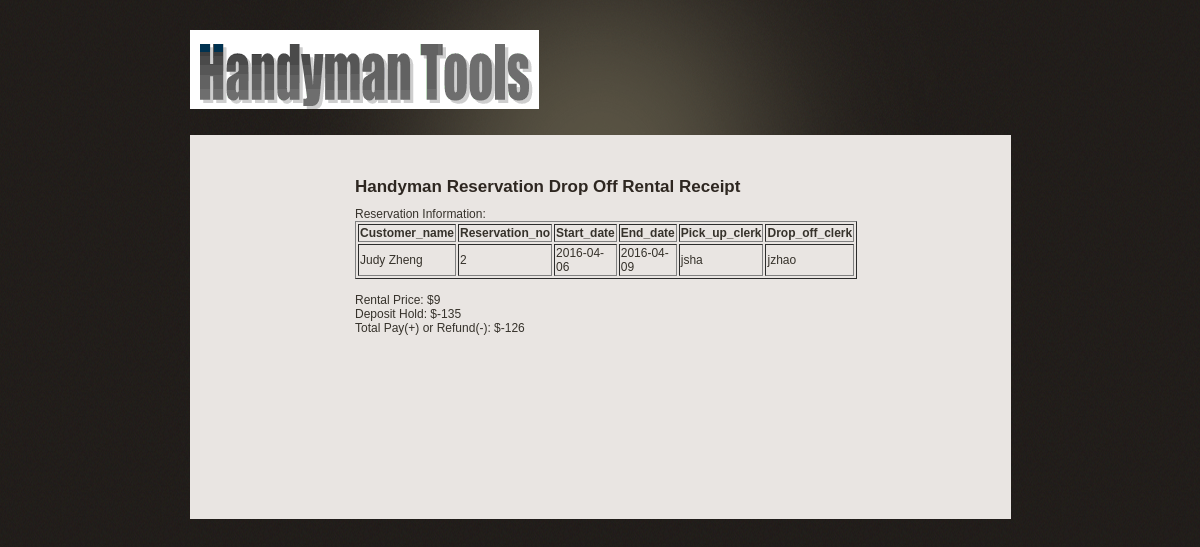
Screenshot of /Rental_Receipt.php?Reservation_id=2 with the database file from the repository.
### tables this page shows
CREATE TABLE IF NOT EXISTS `Reservation` (
  `Reservation_no` int(11) NOT NULL,
  `Start_date` date NOT NULL,
  `End_date` date NOT NULL,
  `Credit_card_no` bigint(16) DEFAULT NULL,
  `Credit_card_exp_date` date DEFAULT NULL,
  `Customer_login` varchar(36) NOT NULL,
  `Pick_up_clerk` varchar(16) DEFAULT NULL,
  `Drop_off_clerk` varchar(16) DEFAULT NULL
);

CREATE TABLE IF NOT EXISTS `Customer` (
  `Login` varchar(36) NOT NULL,
  `Lname` varchar(40) NOT NULL,
  `Fname` varchar(25) NOT NULL,
  `Password` varchar(50) NOT NULL,
  `Address` varchar(200) NOT NULL,
  `Home_phone` varchar(10) NOT NULL,
  `Work_phone` varchar(10) DEFAULT NULL
);

### Rental_Receipt.php (the view, shortened to what this page needs)
<!DOCTYPE html PUBLIC "-//W3C//DTD XHTML 1.0 Transitional//EN" "http://www.w3.org/TR/xhtml1/DTD/xhtml1-transitional.dtd">
<html xmlns="http://www.w3.org/1999/xhtml">
<head>
	<link rel="stylesheet" type="text/css" href="style.css" />
</head>
<body>
<div id="main_container">
	<div id="header">
	<div class="logo"><img src="images/handyman_logo.gif" border="0" alt="" title="" /></div>
</div>
<div class="center_content"><div class="text_box">
<form action='<?php echo "Drop_Off_Update_to_DB.php?Reservation_id=".$_GET['Reservation_id']; ?>' method="post">
<div class="title">Handyman Reservation Drop Off Rental Receipt</div>
<?php
if (empty($_GET['Reservation_id'])) {
	$errorMsg = "Reservation ID was not passed to this page.";
} else {
    echo "Reservation Information:";
    $queryGetReservInfo = "SELECT A.*, B.Lname, B.Fname " .
                          "FROM `reservation` AS A LEFT JOIN `customer` AS B ON A.Customer_login = B.Login " .
                          "WHERE `Reservation_no` = '{$_GET['Reservation_id']}';";
    $results = mysql_query($queryGetReservInfo);
    echo "<table border=1>
        <th> Customer_name </th>
        <th> Reservation_no </th>
        <th> Start_date </th>
        <th> End_date </th>
        <th> Pick_up_clerk </th>
        <th> Drop_off_clerk </th>
        </tr>";
    while ($record = mysql_fetch_array($results)) {
        echo "<tr>";
        echo "<td>".$record['Fname']." ".$record['Lname']."</td>";
        echo "<td>".$record['Reservation_no']."</td>";
        echo "<td>".$record['Start_date']."</td>";
        echo "<td>".$record['End_date']."</td>";
        echo "<td>".$record['Pick_up_clerk']."</td>";
        echo "<td>".$record['Drop_off_clerk']."</td>";
        echo "</tr>";
    }
    echo "</table>";
    echo "<br/>\n";
    $queryGetPrice = "SELECT sum(B.Deposit_amount) Deposit_amount, sum(B.Rental_price) Rental_price " .
                        "FROM `consist_of` AS A LEFT JOIN `tools` AS B ON A.Tool_id = B.ID " .
                        "WHERE A.`Reservation_no` = '{$_GET['Reservation_id']}' ";
    $results3 = mysql_query($queryGetPrice);
	while ($record3 = mysql_fetch_array($results3)) {
	    echo "Rental Price: $" . $record3['Rental_price'] . "<br/>\n";
	    echo "Deposit Hold: $-" . $record3['Deposit_amount'] . "<br/>\n";
	    $tmpnum = (float) $record3['Rental_price'] - (float) $record3['Deposit_amount'];
	    echo "Total Pay(+) or Refund(-): $" . $tmpnum . "<br/>\n";
	}
	echo "<br/>\n";
}
?>
</div>
	<div class="clear"><br/></div>
</div>
</div></div>
</body>
</html>

### style.css (style rules this page uses)
body { background:url(images/bg.gif) repeat #000000; padding:0; font-family:arial, sans-serif; font-size:12px; margin:0px auto auto auto; color:#36322b; }
.clear { clear:both; }
#main_container { width:821px; height:auto; margin:auto; padding:0px; }
#header { width:821px; height:135px; margin:0px; padding:0px; background:url(images/header_bg.gif) no-repeat center top; }
.logo { padding:30px 0 0 0px; }
.title { width: auto; padding:2px 0 10px 0; font-size:17px; color:#2e2721; font-weight:bold; }
.center_content { width:821px; height:auto; clear:both; padding:25px 0 30px 0; background-color:#e9e5e2; }
.text_box { width:500px; height:300px; padding:15px 0 0 10px; background-position:0px 0px; margin-left: auto; margin-right: auto; }

### rows the page displays
reservation: Customer_login.Fname "Judy", Customer_login.Lname "Zheng", Reservation_no "2", Start_date "2016-04-06", End_date "2016-04-09", Pick_up_clerk "jsha", Drop_off_clerk "jzhao"

### other values shown
$record3['Rental_price'] "9"
$record3['Deposit_amount'] "135"
$tmpnum "-126"
